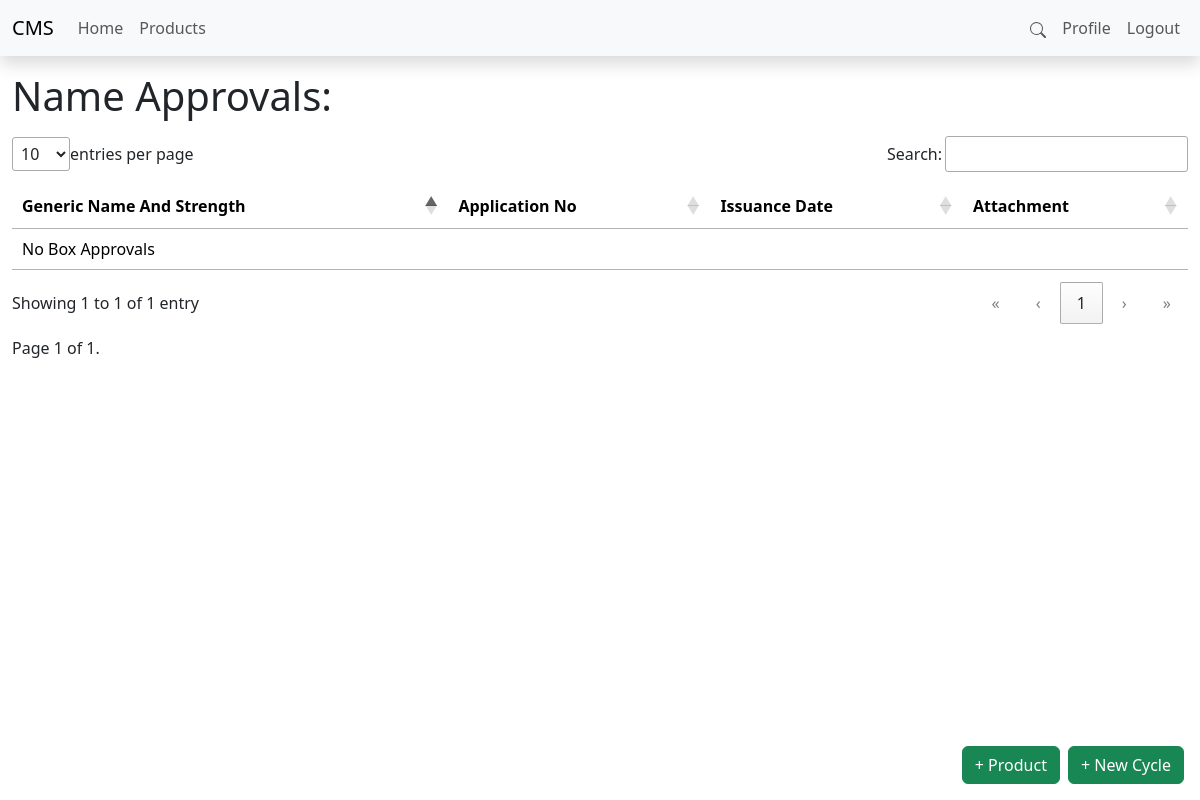
/products/3/boxapprovals (signed in), run on an earlier commit of the app's database.
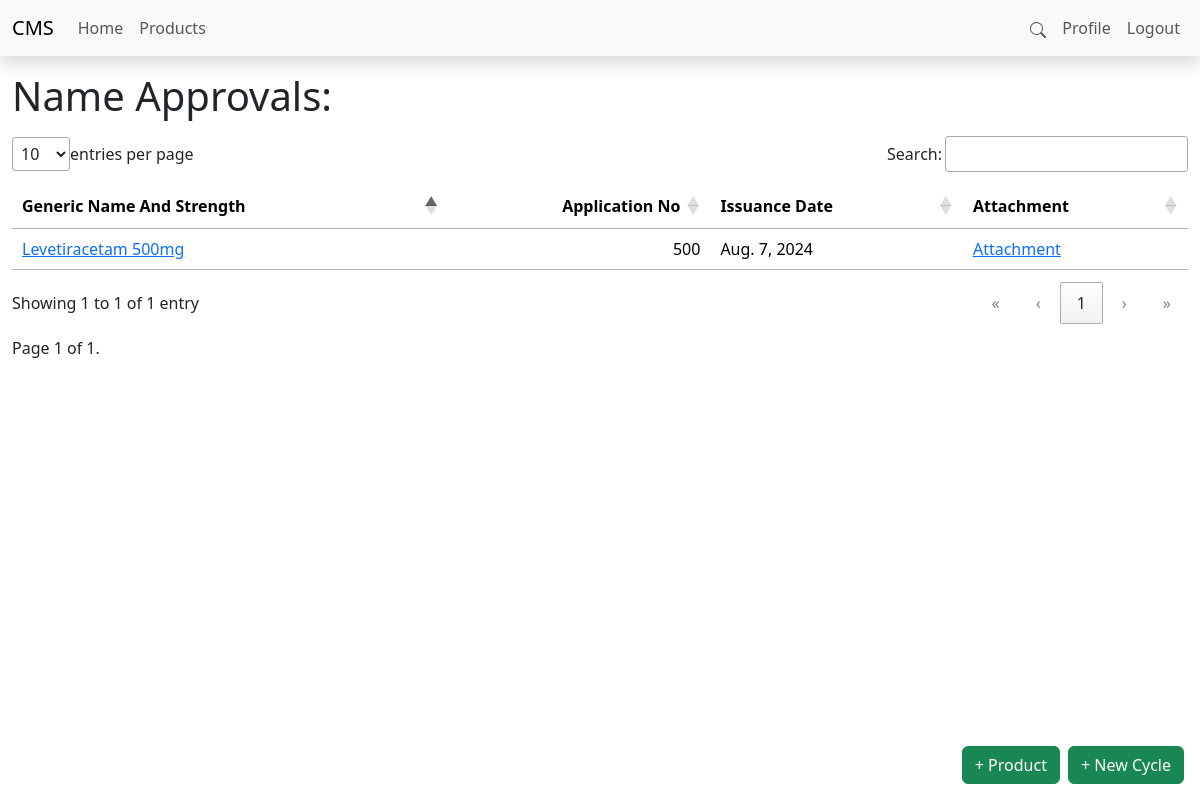
And on a later commit of the database.
### products/models.py (models this page shows, shortened)
class BoxApproval(models.Model):
    generic_name_and_strength = models.CharField(max_length=1000)
    company_name = models.CharField(max_length=1000)
    package_information = models.CharField(max_length=1000)
    reference_stated_in_company_application = models.CharField(max_length=1000)
    application_no = models.IntegerField()
    box_request_number = models.IntegerField()
    issue_date = models.DateField()
    attachment = models.FileField(upload_to=upload_to)
    product = models.ForeignKey(Product,on_delete=models.CASCADE)

### products/views.py (the view)
# urls.py: path('<pk>/boxapprovals',ListBoxApproval.as_view(),name="list_boxapproval"),
class ListBoxApproval(ListView):
    model = BoxApproval
    context_object_name = "box_approvals"
    paginate_by = 200
    template_name = "./product/box_approval/index.html"
    def get_queryset(self):
        query = self.request.GET.get('q')
        if query:
            return BoxApproval.objects.filter(
                Q(english_name__icontains=query) |
                Q(arabic_name__icontains=query) |
                Q(issuance_date__icontains=query)
            )
        else:
            return BoxApproval.objects.filter(product__pk=self.kwargs["pk"])

### Templates/Product/box_approval/index.html (shortened to what this page needs)
{% extends "../../__layout__.html" %}
{% load static %}
{% block styles %}
<link rel="stylesheet" href="{% static './css/datatable.min.css' %}">
{% endblock styles %}
{% block navbarlinksright %}
<li class="nav-item"><a href="#search" class="nav-link">
    <svg xmlns="http://www.w3.org/2000/svg" width="16" height="16" fill="currentColor" class="bi bi-search" viewBox="0 0 16 16">
        <path d="M11.742 10.344a6.5 6.5 0 1 0-1.397 1.398h-.001q.044.06.098.115l3.85 3.85a1 1 0 0 0 1.415-1.414l-3.85-3.85a1 1 0 0 0-.115-.1zM12 6.5a5.5 5.5 0 1 1-11 0 5.5 5.5 0 0 1 11 0"/>
      </svg>
</a></li>
{% endblock navbarlinksright %}
{% block content %}
<div class="container-fluid">
    <h1 class="my-3">Name Approvals: </h1>
    <table id="boxapprovalsTable" class="table" style="width:100%">
        <thead>
            <tr>
                <th>Generic Name And Strength</th>
                <th>Application No</th>
                <th>Issuance Date</th>
                <th>Attachment</th>
            </tr>
        </thead>
        <tbody>
        {% for box_approval in box_approvals %}
            <tr>
                <td>
                    <a href="{% url 'product:list_boxapproval' pk=box_approval.pk %}">
                    {{ box_approval.generic_name_and_strength }}
                    </a>
                </td>
                <td>{{ box_approval.application_no }}</td>
                <td>{{ box_approval.issue_date }}</td>
                <td><a target="_blank" href="/media/{{ box_approval.attachment }}">Attachment</a></td>
            </tr>
            {% empty %}
            <td>No Box Approvals</td>
            <td></td>
            <td></td>
            <td></td>
            {% endfor %}
        </tbody>
    </table>
    <div class="pagination">
        <span class="step-links">
            <span class="current">
                Page {{ page_obj.number }} of {{ page_obj.paginator.num_pages }}.
            </span>
        </span>
    </div>
</div>
{% include "../../bits/creation_footer.html" %}
{% endblock %}

What changed in the data, as far as the page shows it:
added BoxApproval: generic_name_and_strength "Levetiracetam 500mg", application_no "500", issue_date "Aug. 7, 2024"
Also different on the page:
text no longer shown: "No Box Approvals"
